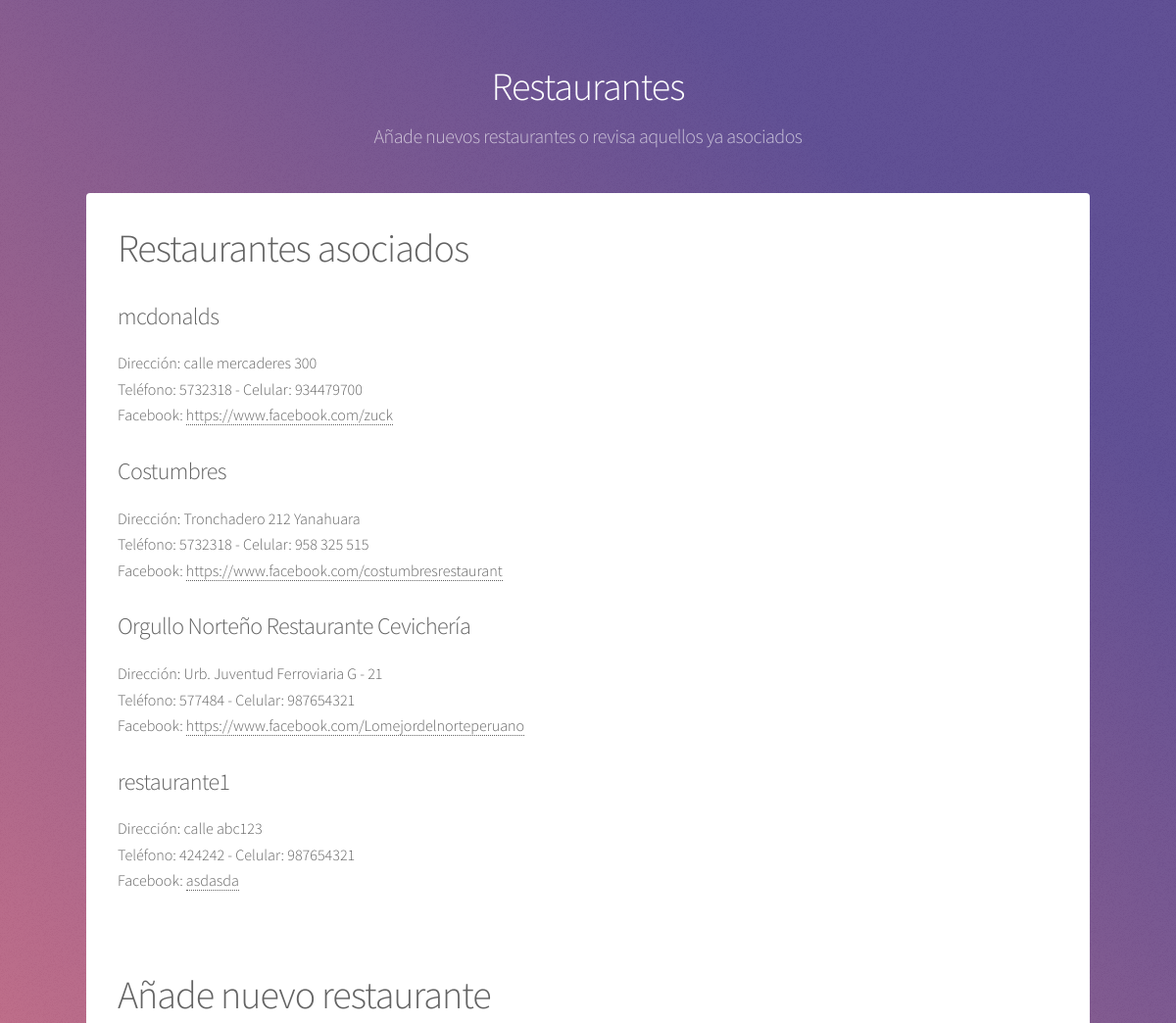
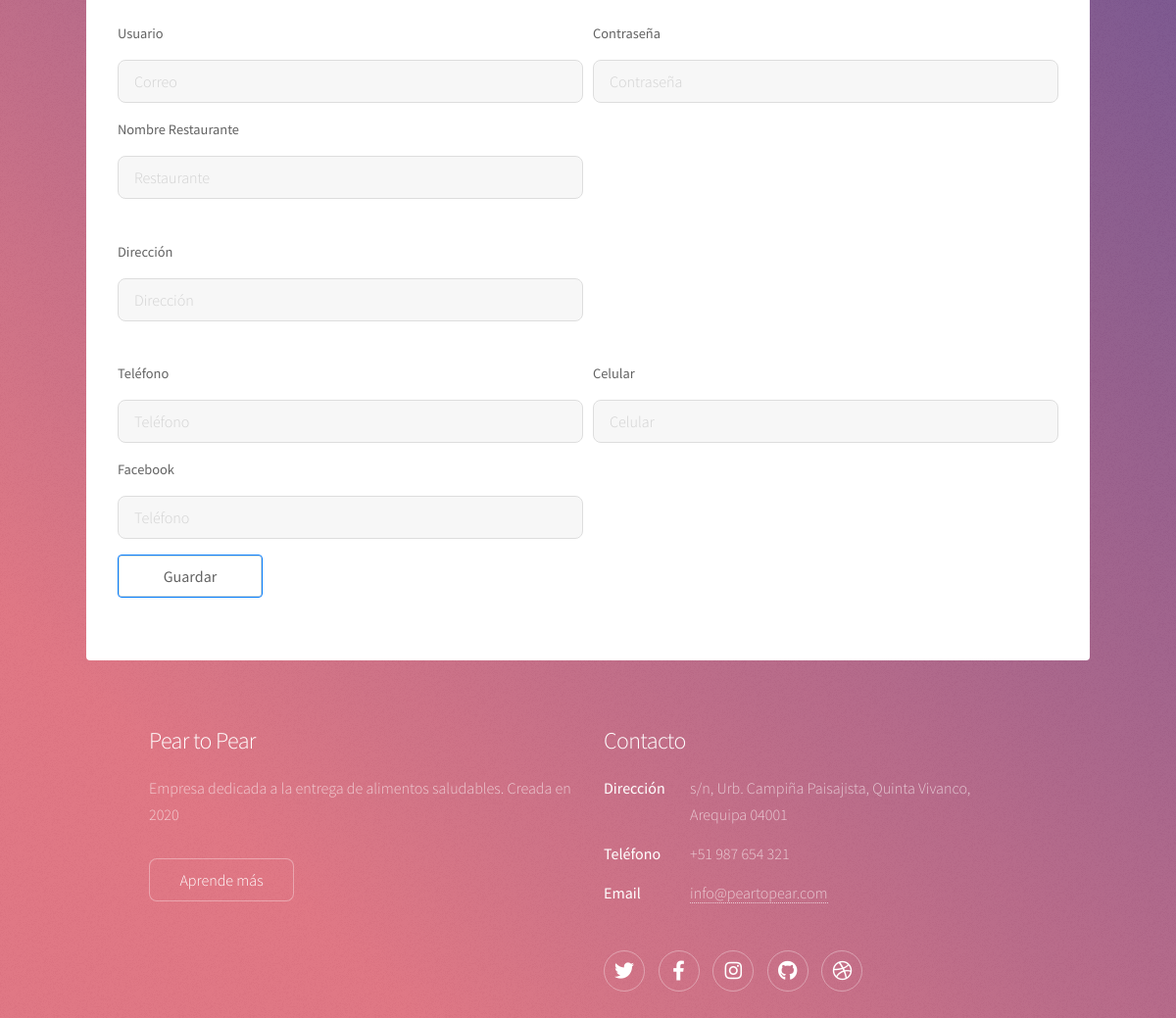
Screenshot of /addrestaurant (signed in) with the database file from the repository (2 pictures, top to bottom).
### app/models.py (models this page shows)
class Restaurant(models.Model):
	user = models.OneToOneField(User,on_delete=models.SET_NULL,null=True)
	name = models.CharField(max_length=50)
	address = models.CharField(max_length=50)
	phone = models.CharField(max_length=50)
	cellphone = models.CharField(max_length=50)
	fb_link = models.CharField(max_length=50)
	class Meta:
		permissions = (
            ("verified_restaurant", "Verified restaurant account"),
        )

### app/views.py (the view, shortened to what this page needs)
# urls.py: path('addrestaurant', login_required(views.AddRestaurant.as_view()), name='addrestaurant'),
@method_decorator(staff_member_required, name='dispatch')
class AddRestaurant(View):
	def get(self, request, *args, **kwargs):
		all_restaurants = Restaurant.objects.all()
		return render(request, 'add-restaurant.html', {'success': None, 'all_restaurants': all_restaurants})

### templates/add-restaurant.html (shortened to what this page needs)
{%load static%}
{% load google_analytics_tags %}
<!DOCTYPE HTML>
<html>
<head>
	<link rel="stylesheet" href="https://stackpath.bootstrapcdn.com/bootstrap/4.1.3/css/bootstrap.min.css"
>
	<link rel="stylesheet" href="{% static 'assets/css/main.css' %}" />
</head>
<body class="is-preload">
	<div id="wrapper">
		<header id="header">
			<h1>Restaurantes</h1>
			<p>Añade nuevos restaurantes o revisa aquellos ya asociados</p>
		</header>
		<div id="main" style="padding: 2em 2em;">
			<h1> Restaurantes asociados </h1>
			{% for restaurant in all_restaurants %}
			<h2>{{restaurant.name}}</h2>
			Dirección: {{restaurant.address}}<br>
			Teléfono: {{restaurant.phone}} - Celular: {{restaurant.cellphone}}<br>
			Facebook: <a href="{{restaurant.fb_link}}">{{restaurant.fb_link}}</a><br>
			<br>
			{% endfor %}
			<br>
			<br>
			<h1> Añade nuevo restaurante </h1>
			<form action="addrestaurant" method="post">
				<div class="form-row">
					<div class="form-group col-md-6">
						<label for="inputEmail4">Usuario</label>
						<input type="text" name="user" class="form-control" id="inputEmail4" placeholder="Correo">
					</div>
					<div class="form-group col-md-6">
						<label for="inputPassword4">Contraseña</label>
						<input type="password" name="password" class="form-control" id="inputPassword4" placeholder="Contraseña">
					</div>
				</div>
				<div class="form-row">
					<div class="form-group col-md-6">
						<label for="inputNamel4">Nombre Restaurante</label>
						<input type="text" name="restaurant" class="form-control" id="inputEmail4" placeholder="Restaurante">
					</div>
				</div>
				<br>
				<div class="form-row">
					<div class="form-group col-md-6">
						<label for="inputNamel4">Dirección</label>
						<input type="text" name="restaurant_address" class="form-control" id="inputEmail4" placeholder="Dirección">
					</div>
				</div>
				<br>
				<div class="form-row">
					<div class="form-group col-md-6">
						<label for="inputNamel4">Teléfono</label>
						<input type="text" name="restaurant_phone" class="form-control" id="inputEmail4" placeholder="Teléfono">
					</div>
					<div class="form-group col-md-6">
						<label for="inputNamel4">Celular</label>
						<input type="text" name="restaurant_cellphone" class="form-control" id="inputEmail4" placeholder="Celular">
					</div>
				</div>
				<div class="form-row">
					<div class="form-group col-md-6">
						<label for="inputNamel4">Facebook</label>
						<input type="text" name="restaurant_fb" class="form-control" id="inputEmail4" placeholder="Teléfono">
					</div>
				</div>
				<button type="submit" class="btn btn-primary">Guardar</button>
			</form>
		</div>
		<footer id="footer">
			<section>
				<h2>Pear to Pear</h2>
				<p>Empresa dedicada a la entrega de alimentos saludables. Creada en 2020</p>
				<ul class="actions">
					<li><a href="#" class="button">Aprende más</a></li>
				</ul>
			</section>
			<section>
				<h2>Contacto</h2>
				<dl class="alt">
					<dt>Dirección</dt>
					<dd>s/n, Urb. Campiña Paisajista, Quinta Vivanco, Arequipa 04001</dd>
					<dt>Teléfono</dt>
					<dd>+51 987 654 321</dd>
					<dt>Email</dt>
					<dd><a href="#">info@peartopear.com</a></dd>
				</dl>
				<ul class="icons">
					<li><a href="#" class="icon brands fa-twitter alt"><span class="label">Twitter</span></a></li>
					<li><a href="#" class="icon brands fa-facebook-f alt"><span class="label">Facebook</span></a></li>
					<li><a href="#" class="icon brands fa-instagram alt"><span class="label">Instagram</span></a></li>
					<li><a href="#" class="icon brands fa-github alt"><span class="label">GitHub</span></a></li>
					<li><a href="#" class="icon brands fa-dribbble alt"><span class="label">Dribbble</span></a></li>
				</ul>
			</section>
		</footer>
	</div>
</body>
</html>

### rows the page displays
Restaurant: name "mcdonalds", address "calle mercaderes 300", phone "5732318", cellphone "934479700", fb_link "https://www.facebook.com/zuck"
Restaurant: name "Costumbres", address "Tronchadero 212 Yanahuara", phone "5732318", cellphone "958 325 515", fb_link "https://www.facebook.com/costumbresrestaurant"
Restaurant: name "Orgullo Norteño Restaurante Cevichería", address "Urb. Juventud Ferroviaria G - 21", phone "577484", cellphone "987654321", fb_link "https://www.facebook.com/Lomejordelnorteperuano"
Restaurant: name "restaurante1", address "calle abc123", phone "424242", cellphone "987654321", fb_link "asdasda"
